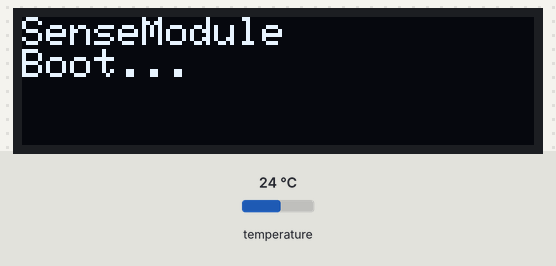
A program run on a simulated ESP32. On the bench: 128×32 one-colour display. The inputs (shaded band) are chosen by the test bench; at power-on: temperature 24 °C. The local clock reads 2024-03-15 10:24:30 at power-on unless the program sets it; what the program prints to the serial monitor is not drawn.

Above: at 0.6 s.
At 1.9 s:
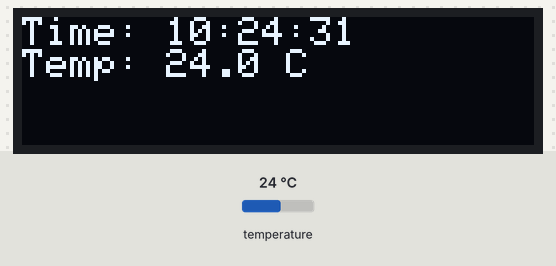
2.0 s: temperature set to 12 °C
At 4.5 s:
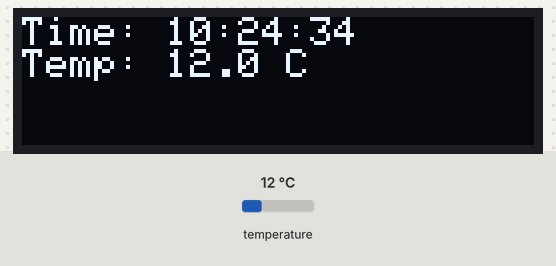
8.3 s: temperature set to 19 °C
At 10.8 s:
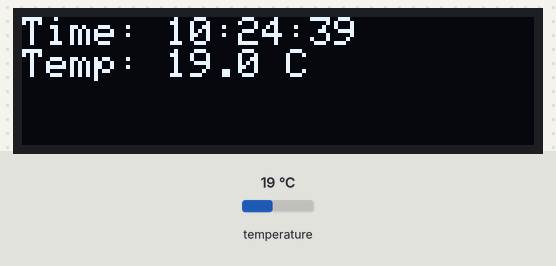
13.9 s: temperature set to 28 °C
At 15.8 s:
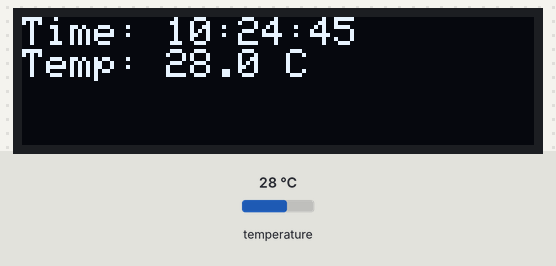
Timing chart, 0 to 17.3 s (numbered marks = the images above; inputs shaded):
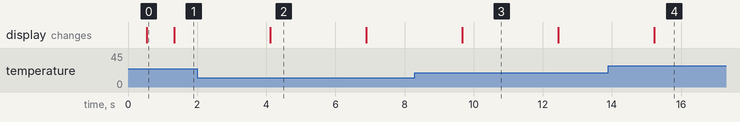

The program:

main.cpp
```cpp
#include <Arduino.h>
#include <Wire.h>
#include <OneWire.h>
#include <DallasTemperature.h>
#include <Adafruit_GFX.h>
#include <Adafruit_SSD1306.h>
#include <RTClib.h>

// ---------------- CONFIG ----------------
#define ONE_WIRE_BUS 4
#define OLED_ADDR 0x3C
#define SCREEN_WIDTH 128
#define SCREEN_HEIGHT 32
// ----------------------------------------

OneWire oneWire(ONE_WIRE_BUS);
DallasTemperature sensors(&oneWire);
RTC_DS3231 rtc;

Adafruit_SSD1306 display(SCREEN_WIDTH, SCREEN_HEIGHT, &Wire, -1);

void setup()
{
    Serial.begin(115200);
    delay(500);

    Wire.begin(21, 22);
    Wire.setClock(100000);

    if (!display.begin(SSD1306_SWITCHCAPVCC, OLED_ADDR)) {
        Serial.println("OLED FAIL");
        while (1);
    }

    display.clearDisplay();
    display.setTextSize(1);
    display.setTextColor(SSD1306_WHITE);
    display.setCursor(0, 0);
    display.println("SenseModule");
    display.println("Boot...");
    display.display();

    sensors.begin();

    if (!rtc.begin()) {
        Serial.println("RTC FAIL");
    }

    Serial.println("SYSTEM READY");
}

void loop()
{
    sensors.requestTemperatures();
    float t1 = sensors.getTempCByIndex(0);

    DateTime now = rtc.now();

    char timebuf[16];
    snprintf(timebuf, sizeof(timebuf),
             "%02d:%02d:%02d",
             now.hour(), now.minute(), now.second());

    display.clearDisplay();
    display.setCursor(0, 0);

    display.print("Time: ");
    display.println(timebuf);

    display.print("Temp: ");
    display.print(t1, 1);
    display.println(" C");

    display.display();

    Serial.print("Temp=");
    Serial.print(t1, 1);
    Serial.print(" ");
    Serial.println(timebuf);

    delay(2000);
}
```

Measured:
- what the display in image 0 shows lasts 0.8 s, from 0.5 s to 1.3 s
- what the display in image 2 shows lasts 2.8 s, from 4.1 s to 6.9 s
